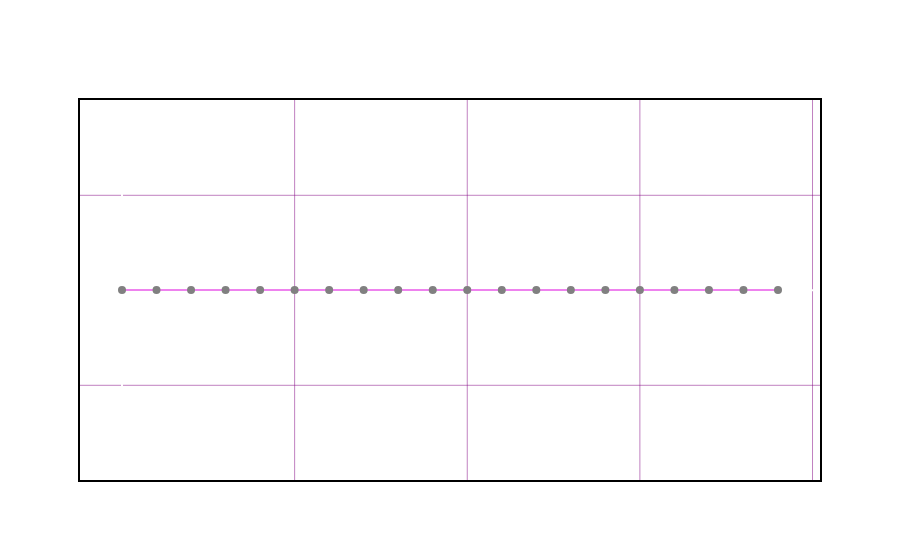

Source (notebook cell):
### Code cell
errors_per_generation = [error for _, error in best_chromosome_per_generation]

fig = go.Figure()
fig.add_trace(go.Scatter(x=list(range(len(errors_per_generation))), y=errors_per_generation, mode='lines+markers', name='Errors per generations', line=dict(color='violet'), marker=dict(symbol='circle', size=8, color='grey')))

fig.update_xaxes(showline=True, linewidth=2, linecolor='black', mirror=True, gridcolor='purple', gridwidth=0.5)
fig.update_yaxes(showline=True, linewidth=2, linecolor='black', mirror=True, gridcolor='purple', gridwidth=0.5)
fig.update_layout(
    title="Evolution of Minimum Classification Error Over Generations",
    xaxis_title="Generations",
    yaxis_title="Classification Error",
    paper_bgcolor = 'rgba(0,0,0,0)', 
    plot_bgcolor = 'rgba(0,0,0,0)',
    font=dict(color="white"),
)

fig.show()

### Figure 1 — Plotly figure (JSON) as saved in the notebook; plotly's stock layout.template omitted (floating-point values rounded to 4 significant figures)
{"data": [{"line": {"color": "violet"}, "marker": {"color": "grey", "size": 8, "symbol": "circle"}, "mode": "lines+markers", "name": "Errors per generations", "type": "scatter", "x": [0, 1, 2, 3, 4, 5, 6, 7, 8, 9, 10, 11, 12, 13, 14, 15, 16, 17, 18, 19], "y": [0.001579, 0.001579, 0.001579, 0.001579, 0.001579, 0.001579, 0.001579, 0.001579, 0.001579, 0.001579, 0.001579, 0.001579, 0.001579, 0.001579, 0.001579, 0.001579, 0.001579, 0.001579, 0.001579, 0.001579]}], "layout": {"font": {"color": "white"}, "paper_bgcolor": "rgba(0,0,0,0)", "plot_bgcolor": "rgba(0,0,0,0)", "title": {"text": "Evolution of Minimum Classification Error Over Generations"}, "xaxis": {"gridcolor": "purple", "gridwidth": 0.5, "linecolor": "black", "linewidth": 2, "mirror": true, "showline": true, "title": {"text": "Generations"}}, "yaxis": {"gridcolor": "purple", "gridwidth": 0.5, "linecolor": "black", "linewidth": 2, "mirror": true, "showline": true, "title": {"text": "Classification Error"}}}}
